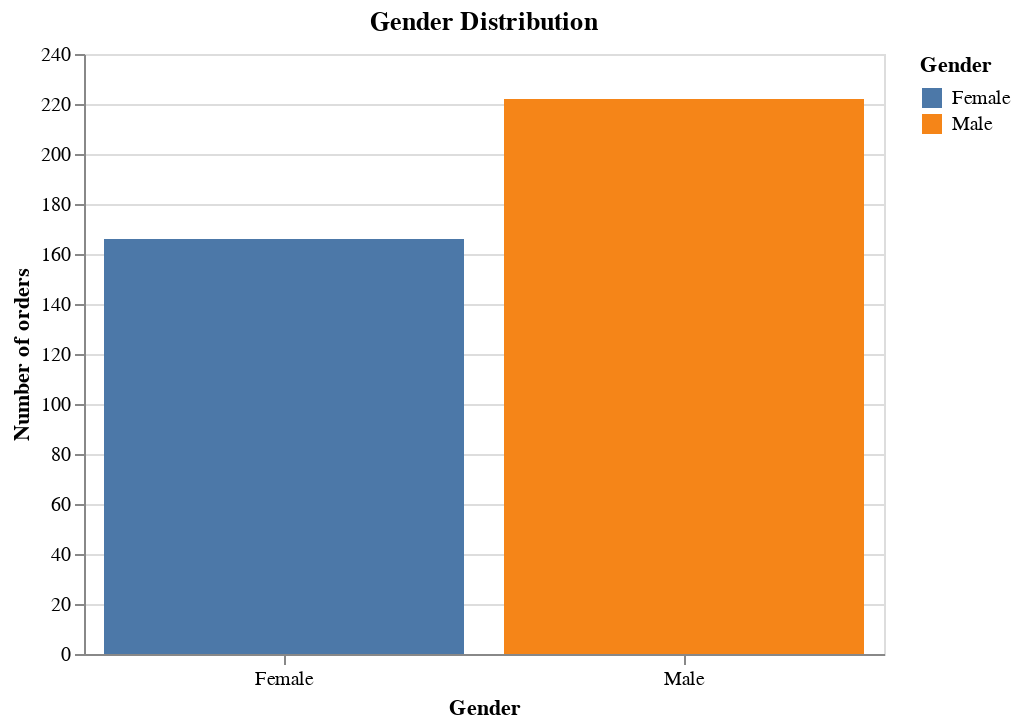

The cell this chart's notebook holds for it:
### Code cell
gender_chart

### Figure 1 — Vega-Lite specification as saved in the notebook (floating-point values rounded to 4 significant figures; data arrays with more than 128 entries replaced by an {"elided": "..."} marker saying what was removed)
{"config": {"view": {"continuousWidth": 300, "continuousHeight": 300}}, "data": {"name": "data-53239134cfde2153236bb8814d1d873d"}, "mark": {"type": "bar"}, "encoding": {"color": {"field": "Gender", "type": "nominal"}, "tooltip": [{"field": "Gender", "type": "nominal"}, {"aggregate": "count", "type": "quantitative"}], "x": {"axis": {"labelAngle": 0}, "field": "Gender", "type": "nominal"}, "y": {"aggregate": "count", "title": "Number of orders", "type": "quantitative"}}, "height": 300, "title": "Gender Distribution", "width": 400, "$schema": "https://vega.github.io/schema/vega-lite/v5.8.0.json", "datasets": {"data-53239134cfde2153236bb8814d1d873d": {"elided": "388 records"}}}
